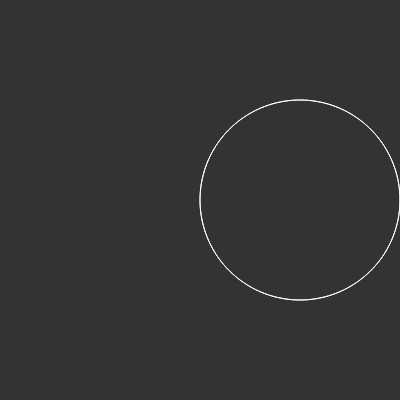
Frame 1 (no input)
Frame 2 (the mouse pressed at the canvas centre, redrawn once): identical to frame 1, image omitted

The p5.js sketch that drew this single still picture (run headless with seeded random() and noise() and a simulated clock; the mouse was pressed at the canvas centre and the sketch redrawn once):

// p5.js sketch
// ── sketch.js
let sliderD
let sliderN
let d = 8
let n = 5

function setup() {
    createCanvas(400, 400)
    sliderD = createSlider(1, 20, 10, 1)
    sliderN = createSlider(1, 20, 10, 1)
    sliderD.input(draw)
    sliderN.input(draw)
}

function draw() {
    d = sliderD.value()
    n = sliderN.value()
    let k = n / d
    background(51)
    push()
    translate(width / 2, height / 2)

    beginShape()
    stroke(255)
    noFill()
    strokeWeight(1)
    for (let a = 0; a < TWO_PI * reduceDenominator(n, d); a += 0.02) {
        let r = cos(k * a) * 200
        let x = r * cos(a)
        let y = r * sin(a)
        vertex(x, y)
    }
    endShape(CLOSE)
    pop()
    noLoop()
}

function reduceDenominator(numerator, denominator) {
    function rec(a, b) {
        return b ? rec(b, a % b) : a
    }
    return denominator / rec(numerator, denominator)
}
